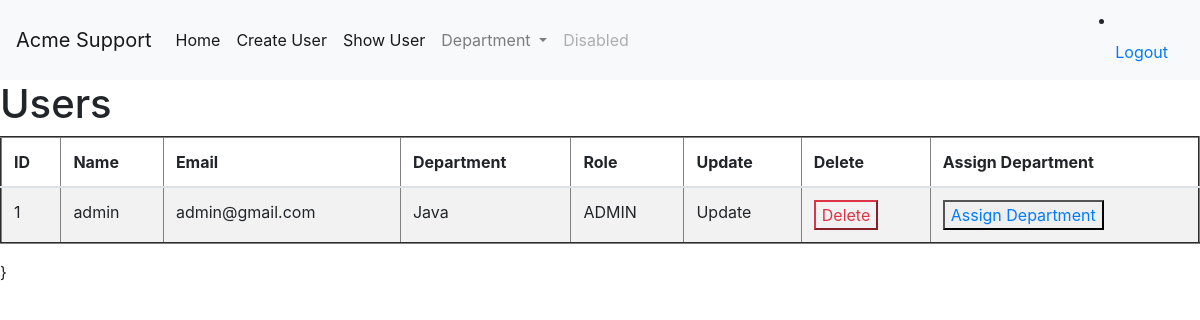
The page /show/ (signed in) on the database its author committed.
### acme_app/models.py (models this page shows)
class User(AbstractUser):
    ROLES = (
        ('ADMIN', 'ADMIN'),
        ('USER', 'USER')
    )
    name = models.CharField(max_length=20)
    email = models.EmailField(unique=True)
    department = models.ForeignKey(Department, related_name='users', on_delete=models.CASCADE, blank=True, null=True)
    role = models.CharField(max_length=6, choices=ROLES, default='USER')
    created_by = models.CharField(max_length=20, blank=True, null=True)
    created_at = models.DateTimeField(auto_now_add=True)
    last_updated_at = models.DateTimeField(blank=True, null=True)
    USERNAME_FIELD = 'email'
    REQUIRED_FIELDS = []

class Department(models.Model):
    name = models.CharField(max_length=20)
    description = models.TextField()
    created_by = models.CharField(max_length=20)
    created_at = models.DateTimeField(auto_now_add=True)
    last_updated_at = models.DateTimeField(blank=True, null=True)
    def __str__(self):
        return self.name

### acme_app/views.py (the view)
# urls.py: path('show/', show_users, name='show-users'),
@login_required()
def show_users(request):
    if request.user.role == 'ADMIN':
        users = User.objects.all()
        return render(request,'acme_app/show_users.html', {'users': users})
    return HttpResponse('<h1>You Do Not Have Permission to access this Resource</h1>')

### acme_app/templates/acme_app/show_users.html (shortened to what this page needs)
{% extends 'base.html'%}
    {% block content %}
    <h1>Users</h1>
    <table border="2px" class="table table-striped">
        <thead>
            <tr>
                <th>ID</th>
                <th>Name</th>
                <th>Email</th>
                <th>Department</th>
                <th>Role</th>
                <th>Update</th>
                <th>Delete</th>
                <th>Assign Department</th>
            </tr>
        </thead>
        <tbody>
            {% for user in users %}
                <tr>
                    <td>{{user.id}}</td>
                    <td>{{user.name}}</td>
                    <td>{{user.email}}</td>
                    <td>{{user.department}}</td>
                    <td>{{user.role}}</td>
                    <td>Update</td>
                    <td>
                        <a href="{% url 'delete' user.id %}"><button class="btn-outline-danger">Delete</button></a>
                    </td>
                    <td><button type="button"><a href="{% url 'assign-department' user.id %}" style="text-decoration:none;">Assign Department</a></button></td>
                </tr>
            {% endfor %}
        </tbody>
    </table>
   }
</body>
{% endblock %}

### rows shown on the page
User: id "1", name "admin", email "admin@gmail.com", department "Java", role "ADMIN"
